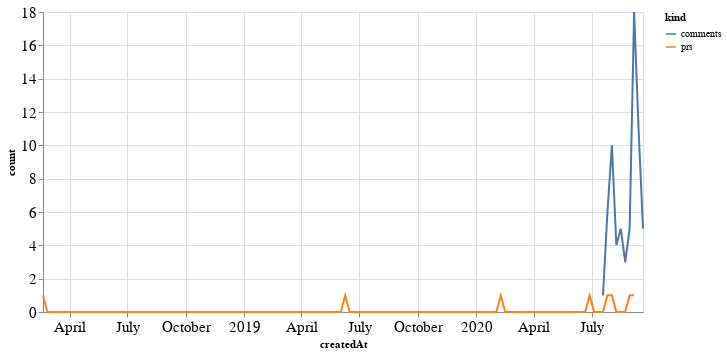

Write notebook code for a chart like this one.
### Code cell
alt.Chart(total_time, width=600).mark_line().encode(
    x='createdAt',
    y='count',
    color='kind'
)

### Figure 1 — Vega-Lite specification as saved in the notebook (floating-point values rounded to 4 significant figures; data arrays with more than 128 entries replaced by an {"elided": "..."} marker saying what was removed)
{"config": {"axisLeft": {"labelFontSize": 15}, "axisBottom": {"labelFontSize": 15}}, "data": {"name": "data-b4fa7689a0d6d4868b4568e8686a219e"}, "mark": "line", "encoding": {"color": {"type": "nominal", "field": "kind"}, "x": {"type": "temporal", "field": "createdAt"}, "y": {"type": "quantitative", "field": "count"}}, "width": 600, "$schema": "https://vega.github.io/schema/vega-lite/v4.8.1.json", "datasets": {"data-b4fa7689a0d6d4868b4568e8686a219e": {"elided": "272 records"}}}
